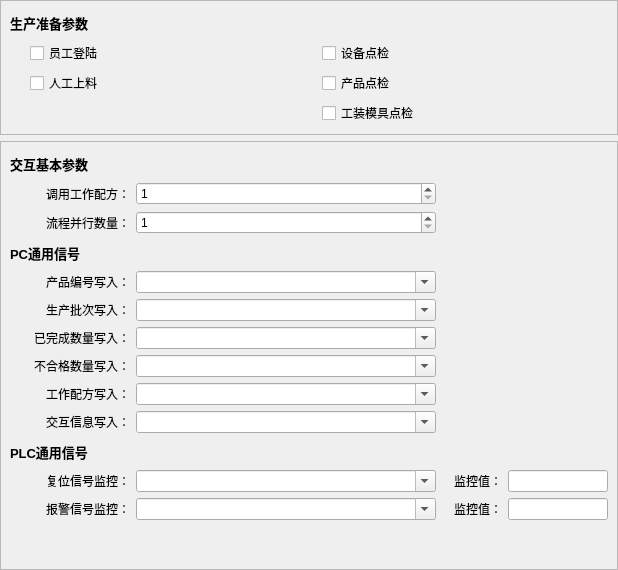
     <widget class="QWidget" name="pageStation">
      <layout class="QVBoxLayout" name="verticalLayout_2">
       <property name="leftMargin">
        <number>0</number>
       </property>
       <property name="topMargin">
        <number>0</number>
       </property>
       <property name="rightMargin">
        <number>0</number>
       </property>
       <property name="bottomMargin">
        <number>0</number>
       </property>
       <item>
        <widget class="QFrame" name="frame_1">
         <property name="frameShape">
          <enum>QFrame::StyledPanel</enum>
         </property>
         <property name="frameShadow">
          <enum>QFrame::Sunken</enum>
         </property>
         <layout class="QVBoxLayout" name="verticalLayout_12">
          <item>
           <widget class="QLabel" name="labelPreparePara">
            <property name="minimumSize">
             <size>
              <width>0</width>
              <height>25</height>
             </size>
            </property>
            <property name="font">
             <font>
              <pointsize>10</pointsize>
              <weight>75</weight>
              <bold>true</bold>
             </font>
            </property>
            <property name="text">
             <string>生产准备参数</string>
            </property>
           </widget>
          </item>
          <item>
           <layout class="QGridLayout" name="gridLayout_11">
            <property name="leftMargin">
             <number>20</number>
            </property>
            <property name="rightMargin">
             <number>0</number>
            </property>
            <item row="1" column="0">
             <widget class="QCheckBox" name="checkMaterialInput">
              <property name="minimumSize">
               <size>
                <width>160</width>
                <height>0</height>
               </size>
              </property>
              <property name="text">
               <string>人工上料</string>
              </property>
             </widget>
            </item>
            <item row="0" column="0">
             <widget class="QCheckBox" name="checkOperatorLogin">
              <property name="minimumSize">
               <size>
                <width>160</width>
                <height>0</height>
               </size>
              </property>
              <property name="text">
               <string>员工登陆</string>
              </property>
             </widget>
            </item>
            <item row="0" column="1">
             <widget class="QCheckBox" name="checkMachineCheck">
              <property name="minimumSize">
               <size>
                <width>160</width>
                <height>0</height>
               </size>
              </property>
              <property name="text">
               <string>设备点检</string>
              </property>
             </widget>
            </item>
            <item row="1" column="1">
             <widget class="QCheckBox" name="checkProductCheck">
              <property name="minimumSize">
               <size>
                <width>160</width>
                <height>0</height>
               </size>
              </property>
              <property name="text">
               <string>产品点检</string>
              </property>
             </widget>
            </item>
            <item row="2" column="1">
             <widget class="QCheckBox" name="checkFixtureCheck">
              <property name="minimumSize">
               <size>
                <width>160</width>
                <height>0</height>
               </size>
              </property>
              <property name="text">
               <string>工装模具点检</string>
              </property>
             </widget>
            </item>
           </layout>
          </item>
         </layout>
        </widget>
       </item>
       <item>
        <widget class="QFrame" name="frame_2">
         <property name="frameShape">
          <enum>QFrame::StyledPanel</enum>
         </property>
         <property name="frameShadow">
          <enum>QFrame::Sunken</enum>
         </property>
         <layout class="QVBoxLayout" name="verticalLayout_13">
          <item>
           <widget class="QLabel" name="labelGeneralPara">
            <property name="minimumSize">
             <size>
              <width>0</width>
              <height>25</height>
             </size>
            </property>
            <property name="font">
             <font>
              <pointsize>10</pointsize>
              <weight>75</weight>
              <bold>true</bold>
             </font>
            </property>
            <property name="text">
             <string>交互基本参数</string>
            </property>
           </widget>
          </item>
          <item>
           <layout class="QGridLayout" name="gridLayout_12">
            <property name="leftMargin">
             <number>20</number>
            </property>
            <item row="1" column="0">
             <widget class="QLabel" name="labelProcessNumber">
              <property name="minimumSize">
               <size>
                <width>100</width>
                <height>0</height>
               </size>
              </property>
              <property name="text">
               <string>流程并行数量：</string>
              </property>
              <property name="alignment">
               <set>Qt::AlignRight|Qt::AlignTrailing|Qt::AlignVCenter</set>
              </property>
             </widget>
            </item>
            <item row="1" column="1">
             <widget class="QSpinBox" name="spinProcessNumber">
              <property name="sizePolicy">
               <sizepolicy hsizetype="Fixed" vsizetype="Fixed">
                <horstretch>0</horstretch>
                <verstretch>0</verstretch>
               </sizepolicy>
              </property>
              <property name="minimumSize">
               <size>
                <width>300</width>
                <height>0</height>
               </size>
              </property>
              <property name="maximumSize">
               <size>
                <width>300</width>
                <height>16777215</height>
               </size>
              </property>
              <property name="minimum">
               <number>1</number>
              </property>
             </widget>
            </item>
            <item row="0" column="0">
             <widget class="QLabel" name="labelFormulaNumber">
              <property name="minimumSize">
               <size>
                <width>100</width>
                <height>0</height>
               </size>
              </property>
              <property name="text">
               <string>调用工作配方：</string>
              </property>
              <property name="alignment">
               <set>Qt::AlignRight|Qt::AlignTrailing|Qt::AlignVCenter</set>
              </property>
             </widget>
            </item>
            <item row="0" column="1">
             <widget class="QSpinBox" name="spinFormulaNumber">
              <property name="sizePolicy">
               <sizepolicy hsizetype="Fixed" vsizetype="Fixed">
                <horstretch>0</horstretch>
                <verstretch>0</verstretch>
               </sizepolicy>
              </property>
              <property name="minimumSize">
               <size>
                <width>300</width>
                <height>0</height>
               </size>
              </property>
              <property name="maximumSize">
               <size>
                <width>300</width>
                <height>16777215</height>
               </size>
              </property>
              <property name="minimum">
               <number>1</number>
              </property>
             </widget>
            </item>
            <item row="0" column="2">
             <spacer name="horizontalSpacer_12">
              <property name="orientation">
               <enum>Qt::Horizontal</enum>
              </property>
              <property name="sizeHint" stdset="0">
               <size>
                <width>0</width>
                <height>20</height>
               </size>
              </property>
             </spacer>
            </item>
           </layout>
          </item>
          <item>
           <widget class="QLabel" name="labelPCSignal">
            <property name="minimumSize">
             <size>
              <width>0</width>
              <height>25</height>
             </size>
            </property>
            <property name="font">
             <font>
              <pointsize>10</pointsize>
              <weight>75</weight>
              <bold>true</bold>
             </font>
            </property>
            <property name="text">
             <string>PC通用信号</string>
            </property>
           </widget>
          </item>
          <item>
           <layout class="QGridLayout" name="gridLayout_13">
            <property name="leftMargin">
             <number>20</number>
            </property>
            <item row="0" column="0">
             <widget class="QLabel" name="labelWriteProductID">
              <property name="minimumSize">
               <size>
                <width>100</width>
                <height>0</height>
               </size>
              </property>
              <property name="text">
               <string>产品编号写入：</string>
              </property>
              <property name="alignment">
               <set>Qt::AlignRight|Qt::AlignTrailing|Qt::AlignVCenter</set>
              </property>
             </widget>
            </item>
            <item row="2" column="1">
             <widget class="QComboBox" name="comboWriteFinishQuantity">
              <property name="sizePolicy">
               <sizepolicy hsizetype="Expanding" vsizetype="Fixed">
                <horstretch>0</horstretch>
                <verstretch>0</verstretch>
               </sizepolicy>
              </property>
              <property name="minimumSize">
               <size>
                <width>300</width>
                <height>0</height>
               </size>
              </property>
              <property name="maximumSize">
               <size>
                <width>300</width>
                <height>16777215</height>
               </size>
              </property>
              <property name="editable">
               <bool>true</bool>
              </property>
             </widget>
            </item>
            <item row="1" column="0">
             <widget class="QLabel" name="labelWriteProductBatch">
              <property name="minimumSize">
               <size>
                <width>100</width>
                <height>0</height>
               </size>
              </property>
              <property name="text">
               <string>生产批次写入：</string>
              </property>
              <property name="alignment">
               <set>Qt::AlignRight|Qt::AlignTrailing|Qt::AlignVCenter</set>
              </property>
             </widget>
            </item>
            <item row="4" column="0">
             <widget class="QLabel" name="labelWriteFormulaNumber">
              <property name="minimumSize">
               <size>
                <width>100</width>
                <height>0</height>
               </size>
              </property>
              <property name="text">
               <string>工作配方写入：</string>
              </property>
              <property name="alignment">
               <set>Qt::AlignRight|Qt::AlignTrailing|Qt::AlignVCenter</set>
              </property>
             </widget>
            </item>
            <item row="1" column="1">
             <widget class="QComboBox" name="comboWriteProductBatch">
              <property name="sizePolicy">
               <sizepolicy hsizetype="Expanding" vsizetype="Fixed">
                <horstretch>0</horstretch>
                <verstretch>0</verstretch>
               </sizepolicy>
              </property>
              <property name="minimumSize">
               <size>
                <width>300</width>
                <height>0</height>
               </size>
              </property>
              <property name="maximumSize">
               <size>
                <width>300</width>
                <height>16777215</height>
               </size>
              </property>
              <property name="editable">
               <bool>true</bool>
              </property>
             </widget>
            </item>
            <item row="5" column="0">
             <widget class="QLabel" name="labelWriteProcessPrompt">
              <property name="minimumSize">
               <size>
                <width>100</width>
                <height>0</height>
               </size>
              </property>
              <property name="text">
               <string>交互信息写入：</string>
              </property>
              <property name="alignment">
               <set>Qt::AlignRight|Qt::AlignTrailing|Qt::AlignVCenter</set>
              </property>
             </widget>
            </item>
            <item row="0" column="1">
             <widget class="QComboBox" name="comboWriteProductID">
              <property name="sizePolicy">
               <sizepolicy hsizetype="Expanding" vsizetype="Fixed">
                <horstretch>0</horstretch>
                <verstretch>0</verstretch>
               </sizepolicy>
              </property>
              <property name="minimumSize">
               <size>
                <width>300</width>
                <height>0</height>
               </size>
              </property>
              <property name="maximumSize">
               <size>
                <width>300</width>
                <height>16777215</height>
               </size>
              </property>
              <property name="editable">
               <bool>true</bool>
              </property>
             </widget>
            </item>
            <item row="3" column="1">
             <widget class="QComboBox" name="comboWriteFailedQuantity">
              <property name="sizePolicy">
               <sizepolicy hsizetype="Expanding" vsizetype="Fixed">
                <horstretch>0</horstretch>
                <verstretch>0</verstretch>
               </sizepolicy>
              </property>
              <property name="minimumSize">
               <size>
                <width>300</width>
                <height>0</height>
               </size>
              </property>
              <property name="maximumSize">
               <size>
                <width>300</width>
                <height>16777215</height>
               </size>
              </property>
              <property name="editable">
               <bool>true</bool>
              </property>
             </widget>
            </item>
            <item row="2" column="0">
             <widget class="QLabel" name="labelWriteFinishQuantity">
              <property name="minimumSize">
               <size>
                <width>100</width>
                <height>0</height>
               </size>
              </property>
              <property name="text">
               <string>已完成数量写入：</string>
              </property>
              <property name="alignment">
               <set>Qt::AlignRight|Qt::AlignTrailing|Qt::AlignVCenter</set>
              </property>
             </widget>
            </item>
            <item row="3" column="0">
             <widget class="QLabel" name="labelWriteFailedQuantity">
              <property name="minimumSize">
               <size>
                <width>100</width>
                <height>0</height>
               </size>
              </property>
              <property name="text">
               <string>不合格数量写入：</string>
              </property>
              <property name="alignment">
               <set>Qt::AlignRight|Qt::AlignTrailing|Qt::AlignVCenter</set>
              </property>
             </widget>
            </item>
            <item row="4" column="1">
             <widget class="QComboBox" name="comboWriteFormulaNumber">
              <property name="sizePolicy">
               <sizepolicy hsizetype="Expanding" vsizetype="Fixed">
                <horstretch>0</horstretch>
                <verstretch>0</verstretch>
               </sizepolicy>
              </property>
              <property name="minimumSize">
               <size>
                <width>300</width>
                <height>0</height>
               </size>
              </property>
              <property name="maximumSize">
               <size>
                <width>300</width>
                <height>16777215</height>
               </size>
              </property>
              <property name="editable">
               <bool>true</bool>
              </property>
             </widget>
            </item>
            <item row="5" column="1">
             <widget class="QComboBox" name="comboWriteProcessPrompt">
              <property name="sizePolicy">
               <sizepolicy hsizetype="Expanding" vsizetype="Fixed">
                <horstretch>0</horstretch>
                <verstretch>0</verstretch>
               </sizepolicy>
              </property>
              <property name="minimumSize">
               <size>
                <width>300</width>
                <height>0</height>
               </size>
              </property>
              <property name="maximumSize">
               <size>
                <width>300</width>
                <height>16777215</height>
               </size>
              </property>
              <property name="editable">
               <bool>true</bool>
              </property>
             </widget>
            </item>
            <item row="0" column="2">
             <spacer name="horizontalSpacer_13">
              <property name="orientation">
               <enum>Qt::Horizontal</enum>
              </property>
              <property name="sizeHint" stdset="0">
               <size>
                <width>0</width>
                <height>20</height>
               </size>
              </property>
             </spacer>
            </item>
           </layout>
          </item>
          <item>
           <widget class="QLabel" name="labelPLCSignal">
            <property name="minimumSize">
             <size>
              <width>0</width>
              <height>25</height>
             </size>
            </property>
            <property name="font">
             <font>
              <pointsize>10</pointsize>
              <weight>75</weight>
              <bold>true</bold>
             </font>
            </property>
            <property name="text">
             <string>PLC通用信号</string>
            </property>
           </widget>
          </item>
          <item>
           <layout class="QGridLayout" name="gridLayout_14">
            <property name="leftMargin">
             <number>20</number>
            </property>
            <item row="0" column="1">
             <widget class="QComboBox" name="comboResetSignal">
              <property name="sizePolicy">
               <sizepolicy hsizetype="Expanding" vsizetype="Fixed">
                <horstretch>0</horstretch>
                <verstretch>0</verstretch>
               </sizepolicy>
              </property>
              <property name="minimumSize">
               <size>
                <width>300</width>
                <height>0</height>
               </size>
              </property>
              <property name="maximumSize">
               <size>
                <width>300</width>
                <height>16777215</height>
               </size>
              </property>
              <property name="editable">
               <bool>true</bool>
              </property>
             </widget>
            </item>
            <item row="0" column="0">
             <widget class="QLabel" name="labelResetSignalItemID">
              <property name="minimumSize">
               <size>
                <width>100</width>
                <height>0</height>
               </size>
              </property>
              <property name="text">
               <string>复位信号监控：</string>
              </property>
              <property name="alignment">
               <set>Qt::AlignRight|Qt::AlignTrailing|Qt::AlignVCenter</set>
              </property>
             </widget>
            </item>
            <item row="0" column="3">
             <widget class="QLineEdit" name="editResetSignal">
              <property name="minimumSize">
               <size>
                <width>100</width>
                <height>0</height>
               </size>
              </property>
              <property name="maximumSize">
               <size>
                <width>100</width>
                <height>16777215</height>
               </size>
              </property>
             </widget>
            </item>
            <item row="0" column="2">
             <widget class="QLabel" name="labelResetSignalValue">
              <property name="minimumSize">
               <size>
                <width>60</width>
                <height>0</height>
               </size>
              </property>
              <property name="text">
               <string>监控值：</string>
              </property>
              <property name="alignment">
               <set>Qt::AlignRight|Qt::AlignTrailing|Qt::AlignVCenter</set>
              </property>
             </widget>
            </item>
            <item row="1" column="1">
             <widget class="QComboBox" name="comboAlarmSignal">
              <property name="minimumSize">
               <size>
                <width>300</width>
                <height>0</height>
               </size>
              </property>
              <property name="maximumSize">
               <size>
                <width>300</width>
                <height>16777215</height>
               </size>
              </property>
              <property name="editable">
               <bool>true</bool>
              </property>
             </widget>
            </item>
            <item row="1" column="0">
             <widget class="QLabel" name="labelAlarmSignalItemID">
              <property name="minimumSize">
               <size>
                <width>100</width>
                <height>0</height>
               </size>
              </property>
              <property name="text">
               <string>报警信号监控：</string>
              </property>
              <property name="alignment">
               <set>Qt::AlignRight|Qt::AlignTrailing|Qt::AlignVCenter</set>
              </property>
             </widget>
            </item>
            <item row="1" column="2">
             <widget class="QLabel" name="labelAlarmSignalValue">
              <property name="minimumSize">
               <size>
                <width>60</width>
                <height>0</height>
               </size>
              </property>
              <property name="text">
               <string>监控值：</string>
              </property>
              <property name="alignment">
               <set>Qt::AlignRight|Qt::AlignTrailing|Qt::AlignVCenter</set>
              </property>
             </widget>
            </item>
            <item row="1" column="3">
             <widget class="QLineEdit" name="editAlarmSignal">
              <property name="minimumSize">
               <size>
                <width>100</width>
                <height>0</height>
               </size>
              </property>
              <property name="maximumSize">
               <size>
                <width>100</width>
                <height>16777215</height>
               </size>
              </property>
             </widget>
            </item>
            <item row="0" column="4">
             <spacer name="horizontalSpacer_14">
              <property name="orientation">
               <enum>Qt::Horizontal</enum>
              </property>
              <property name="sizeHint" stdset="0">
               <size>
                <width>0</width>
                <height>20</height>
               </size>
              </property>
             </spacer>
            </item>
           </layout>
          </item>
          <item>
           <spacer name="verticalSpacer_10">
            <property name="orientation">
             <enum>Qt::Vertical</enum>
            </property>
            <property name="sizeHint" stdset="0">
             <size>
              <width>20</width>
              <height>40</height>
             </size>
            </property>
           </spacer>
          </item>
         </layout>
        </widget>
       </item>
      </layout>
     </widget>
